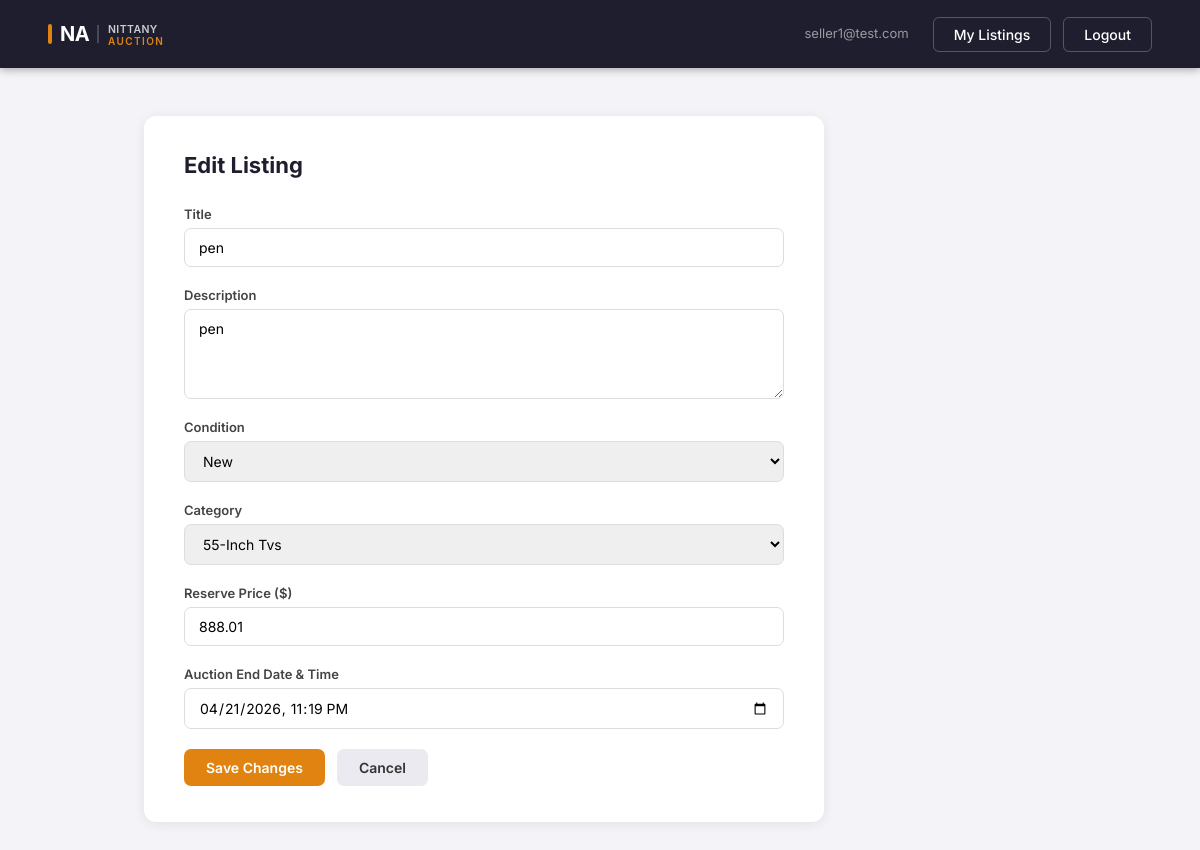
Page /seller/listings/2600/edit (signed in) on the committed database.
### tables this page shows
CREATE TABLE listings (
            listing_id        INTEGER PRIMARY KEY AUTOINCREMENT,
            seller_email      TEXT NOT NULL,
            title             TEXT NOT NULL,
            description       TEXT,
            condition         TEXT,
            category_id       INTEGER,
            reserve_price     REAL NOT NULL,
            auction_stop_time DATETIME NOT NULL,
            status            TEXT DEFAULT 'active',
            removal_reason    TEXT,
            max_bids          INTEGER DEFAULT 0,
            created_at        DATETIME DEFAULT CURRENT_TIMESTAMP
        , promoted INTEGER DEFAULT 0, promoted_at DATETIME, promotion_fee REAL, remaining_bids_at_removal INTEGER);

CREATE TABLE categories (
    category_id   INTEGER PRIMARY KEY AUTOINCREMENT,
    category_name TEXT NOT NULL
, parent_category TEXT);

### app.py (the view, shortened to what this page needs)
@app.route("/seller/listings/<int:listing_id>/edit", methods=["GET", "POST"])
def seller_listing_edit(listing_id):
    guard = role_required("seller")
    if guard:
        return guard
    connection = sqlite3.connect("nittanyauction.db")
    connection.row_factory = sqlite3.Row
    cursor = connection.cursor()
    cursor.execute("SELECT * FROM listings WHERE listing_id = ?", (listing_id,))
    listing = cursor.fetchone()
    if not listing or listing["seller_email"] != session["email"]:
        connection.close()
        flash("Listing not found or you do not have permission to edit it.", "error")
        return redirect("/seller/listings")
    cursor.execute("SELECT COUNT(*) FROM bids WHERE listing_id = ?", (listing_id,))
    bid_count = cursor.fetchone()[0]
    cursor.execute("SELECT category_id, category_name FROM categories")
    categories = [{"category_id": row[0], "category_name": row[1]} for row in cursor.fetchall()]
    connection.close()
    return render_template("seller_listing_edit.html",
                           editable=True,
                           block_reason=None,
                           listing=listing,
                           categories=categories,
                           email=session["email"])

### app.py (called while the page is built)
def role_required(role):
    if session.get("role") != role:
        flash(f"Please log in as {role} to access that page.", "error")
        return redirect("/login")
    return None

### templates/seller_listing_edit.html (shortened to what this page needs)
<!DOCTYPE html>
<html>
<head>
    <link rel="stylesheet" href="{{ url_for('static', filename='style.css') }}">
</head>
<body>
    <nav class="first-navbar">
        <a href="/dashboard"><img src="{{ url_for('static', filename='logo.svg') }}" alt="NittanyAuction"
                height="36"></a>
        <div class="nav-links">
            <span class="nav-user">{{ email }}</span>
            <a href="/seller/listings">My Listings</a>
            <a href="/logout">Logout</a>
        </div>
    </nav>
    <div class="seller-content">
        {% if not editable %}
        <div class="blocked-edit-box">
            <h3>Cannot Edit This Listing</h3>
            <p>{{ block_reason }}</p>
            <br>
            <a href="/seller/listings" class="btn-secondary">← Back to Listings</a>
        </div>
        {% else %}
        <div class="form-card">
            <h2>Edit Listing</h2>
            <form method="POST" action="/seller/listings/{{ listing['listing_id'] }}/edit">
                <div class="form-group">
                    <label for="title">Title</label>
                    <input type="text" id="title" name="title" value="{{ listing['title'] }}" required>
                </div>
                <div class="form-group">
                    <label for="description">Description</label>
                    <textarea id="description" name="description" rows="4"
                        required>{{ listing['description'] }}</textarea>
                </div>
                <div class="form-group">
                    <label for="condition">Condition</label>
                    <select id="condition" name="condition" required>
                        {% for opt in ['New', 'Used', 'Refurbished'] %}
                        <option value="{{ opt }}" {% if listing['condition']==opt %}selected{% endif %}>{{ opt }}
                        </option>
                        {% endfor %}
                    </select>
                </div>
                <div class="form-group">
                    <label for="category">Category</label>
                    <select id="category" name="category_id" required>
                        {% for cat in categories %}
                        <option value="{{ cat['category_id'] }}" {% if listing['category_id']==cat['category_id']
                            %}selected{% endif %}>{{ cat['category_name'] }}</option>
                        {% endfor %}
                    </select>
                </div>
                <div class="form-group">
                    <label for="reserve_price">Reserve Price ($)</label>
                    <input type="number" id="reserve_price" name="reserve_price" step="0.01" min="0.01"
                        value="{{ listing['reserve_price'] }}" required>
                </div>
                <div class="form-group">
                    <label for="auction_stop_time">Auction End Date & Time</label>
                    <input type="datetime-local" id="auction_stop_time" name="auction_stop_time"
                        value="{{ listing['auction_stop_time'] }}" required>
                </div>
                <div class="form-actions">
                    <button type="submit" class="btn-primary">Save Changes</button>
                    <a href="/seller/listings" class="btn-secondary">Cancel</a>
                </div>
            </form>
        </div>
        {% endif %}
    </div>
</body>
</html>

### static/style.css (style rules this page uses)
* { box-sizing: border-box; margin: 0; padding: 0; }
body { font-family: 'Inter', sans-serif; background-color: #f4f4f8; color: #1e1e2f; }
.first-navbar { display: flex; justify-content: space-between; align-items: center; padding: 16px 48px; background-color: #1e1e2f; color: white; box-shadow: 0 2px 8px rgba(0,0,0,0.3); }
.first-navbar > a { display: flex; align-items: center; justify-content: center; line-height: 0; }
.first-navbar img { display: block; }
.nav-links { display: flex; gap: 12px; }
.nav-links a { text-decoration: none; color: white; padding: 8px 20px; border-radius: 6px; font-weight: 500; font-size: 14px; background-color: transparent; border: 1.5px solid rgba(255,255,255,0.25); transition: background-color 0.2s, border-color 0.2s; }
.nav-user { font-size: 13px; color: rgba(255,255,255,0.55); padding: 8px 12px; }
.seller-content { max-width: 960px; margin: 48px auto; padding: 0 24px; }
.seller-content h2 { font-size: 24px; font-weight: 700; color: #1e1e2f; margin-bottom: 6px; }
.btn-primary, .btn-primary:visited { display: inline-block; padding: 10px 22px; background-color: #e08311; color: white; border: none; border-radius: 7px; font-size: 14px; font-weight: 600; font-family: inherit; cursor: pointer; text-decoration: none; transition: opacity 0.2s, transform 0.15s; }
.btn-secondary, .btn-secondary:visited { display: inline-block; padding: 10px 22px; background-color: #eaeaf0; color: #333; border: none; border-radius: 7px; font-size: 14px; font-weight: 600; font-family: inherit; cursor: pointer; text-decoration: none; transition: background-color 0.2s; }
.form-card { background: white; border-radius: 12px; padding: 36px 40px; max-width: 680px; box-shadow: 0 2px 12px rgba(0,0,0,0.08); }
.form-card h2 { font-size: 22px; font-weight: 700; color: #1e1e2f; margin-bottom: 28px; }
.form-group { display: flex; flex-direction: column; gap: 6px; margin-bottom: 20px; }
.form-group label { font-size: 13px; font-weight: 600; color: #444; }
.form-group input, .form-group select, .form-group textarea { padding: 10px 14px; border-radius: 7px; border: 1.5px solid #ddd; font-size: 14px; font-family: inherit; outline: none; transition: border-color 0.2s; }
.form-actions { display: flex; gap: 12px; align-items: center; margin-top: 8px; flex-wrap: wrap; }

### rows in the picture
listings: seller_email "seller1@test.com", title "pen", description "pen", condition "New", category_id "55-Inch Tvs", reserve_price "888.01", auction_stop_time "04/21/2026 23:19"
